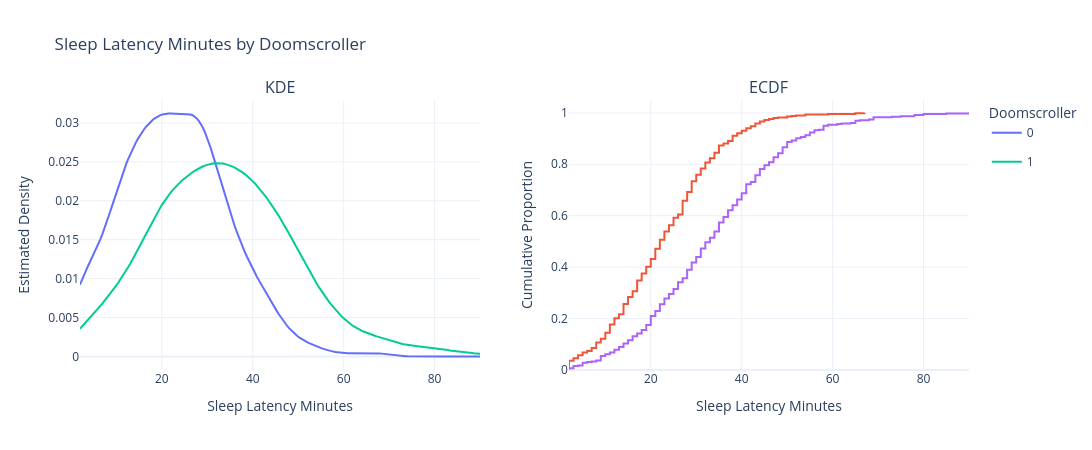
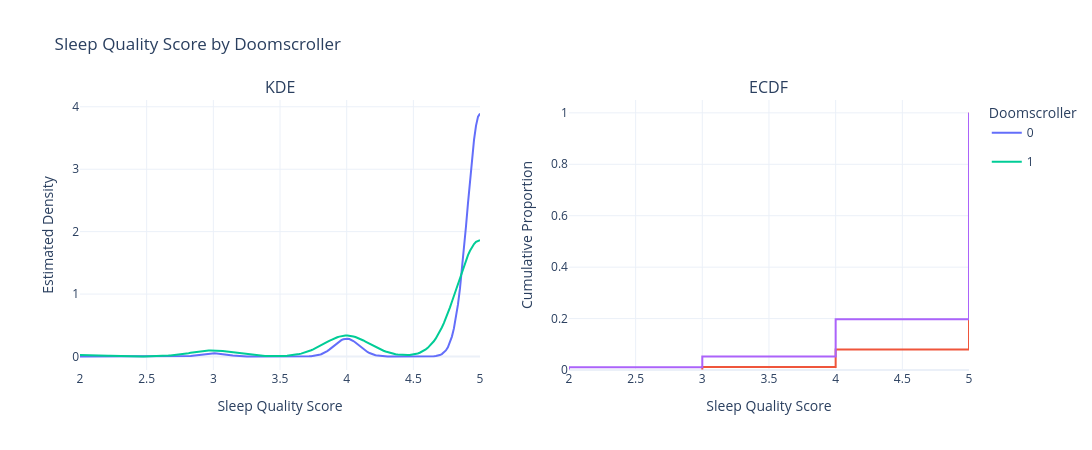
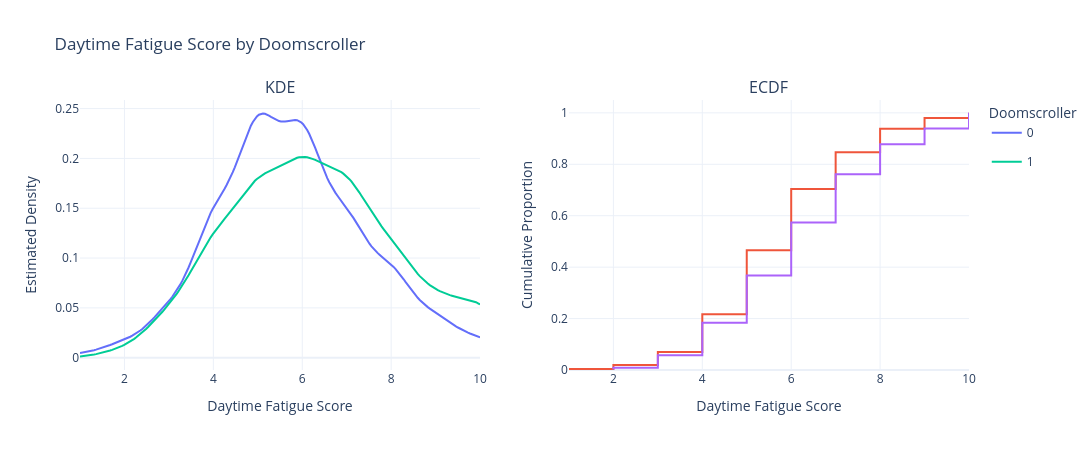
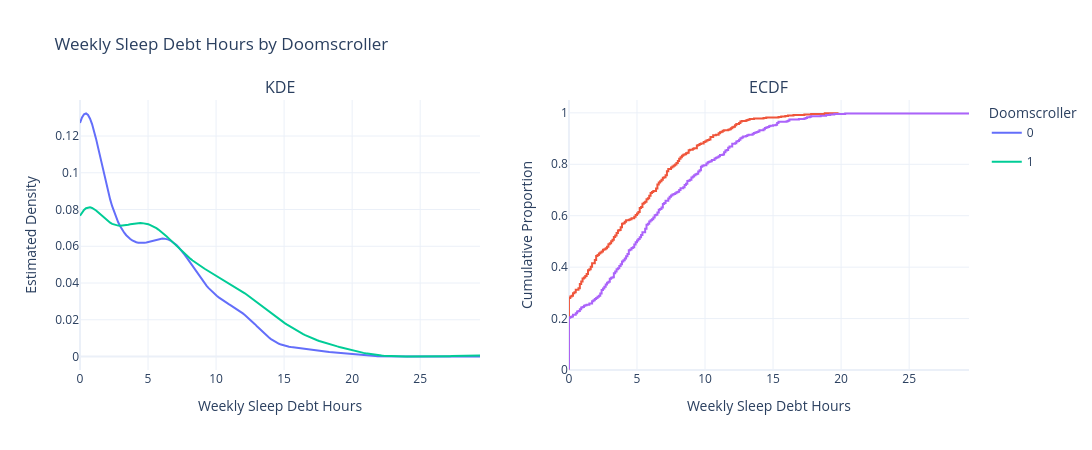

Write notebook code for charts like these, in order.
### Code cell
import numpy as np
import plotly.graph_objects as go
from plotly.subplots import make_subplots
from scipy.stats import gaussian_kde

comparisons = [
    ("sleep_latency_minutes", "doomscroller"),
    ("sleep_quality_score", "doomscroller"),
    ("daytime_fatigue_score", "doomscroller"),
    ("weekly_sleep_debt_hours", "doomscroller"),
    ("bedtime_screen_time_minutes", "sleep_quality_category"),
    ("sleep_hours_per_night", "keeps_phone_in_bedroom"),
    ("sleep_latency_minutes", "uses_night_mode"),
    ("sleep_quality_score", "consumes_negative_news_content")
]

for outcome, group_col in comparisons:

    fig = make_subplots(
        rows=1,
        cols=2,
        subplot_titles=("KDE", "ECDF"),
        horizontal_spacing=0.10
    )

    all_values = df[outcome].dropna()
    grid = np.linspace(all_values.min(), all_values.max(), 200)

    for group, subset in df.groupby(group_col):

        values = subset[outcome].dropna().to_numpy()

        if len(values) == 0:
            continue

        # ECDF: sort values and calculate cumulative proportions
        sorted_values = np.sort(values)
        ecdf_y = np.arange(1, len(values) + 1) / len(values)

        # KDE: only if enough variation exists
        if len(values) >= 2 and np.std(values) > 0:

            kde = gaussian_kde(values)

            fig.add_trace(
                go.Scatter(
                    x=grid,
                    y=kde(grid),
                    mode="lines",
                    name=str(group),
                    legendgroup=str(group)
                ),
                row=1,
                col=1
            )

        # ECDF
        fig.add_trace(
            go.Scatter(
                x=sorted_values,
                y=ecdf_y,
                mode="lines",
                line_shape="hv",
                name=str(group),
                legendgroup=str(group),
                showlegend=False
            ),
            row=1,
            col=2
        )

    fig.update_xaxes(
        title_text=outcome.replace("_", " ").title(),
        row=1, col=1
    )

    fig.update_xaxes(
        title_text=outcome.replace("_", " ").title(),
        row=1, col=2
    )

    fig.update_yaxes(
        title_text="Estimated Density",
        row=1, col=1
    )

    fig.update_yaxes(
        title_text="Cumulative Proportion",
        range=[0, 1.05],
        row=1, col=2
    )

    fig.update_layout(
        title=f"{outcome.replace('_', ' ').title()} by {group_col.replace('_', ' ').title()}",
        legend_title=group_col.replace("_", " ").title(),
        width=1100,
        height=450,
        template="plotly_white"
    )

    fig.show()

### Figure 1 — Plotly figure (JSON) as saved in the notebook; plotly's stock layout.template omitted (floating-point values rounded to 4 significant figures; data arrays with more than 128 entries replaced by an {"elided": "..."} marker saying what was removed)
{"data": [{"legendgroup": "0", "mode": "lines", "name": "0", "type": "scatter", "x": {"elided": "200 float values"}, "xaxis": "x", "y": {"elided": "200 float values"}, "yaxis": "y"}, {"legendgroup": "0", "line": {"shape": "hv"}, "mode": "lines", "name": "0", "showlegend": false, "type": "scatter", "x": {"elided": "503 float values"}, "xaxis": "x2", "y": {"elided": "503 float values"}, "yaxis": "y2"}, {"legendgroup": "1", "mode": "lines", "name": "1", "type": "scatter", "x": {"elided": "200 float values"}, "xaxis": "x", "y": {"elided": "200 float values"}, "yaxis": "y"}, {"legendgroup": "1", "line": {"shape": "hv"}, "mode": "lines", "name": "1", "showlegend": false, "type": "scatter", "x": {"elided": "457 float values"}, "xaxis": "x2", "y": {"elided": "457 float values"}, "yaxis": "y2"}], "layout": {"annotations": [{"font": {"size": 16}, "showarrow": false, "text": "KDE", "x": 0.225, "xanchor": "center", "xref": "paper", "y": 1, "yanchor": "bottom", "yref": "paper"}, {"font": {"size": 16}, "showarrow": false, "text": "ECDF", "x": 0.775, "xanchor": "center", "xref": "paper", "y": 1, "yanchor": "bottom", "yref": "paper"}], "height": 450, "legend": {"title": {"text": "Doomscroller"}}, "title": {"text": "Sleep Latency Minutes by Doomscroller"}, "width": 1100, "xaxis": {"anchor": "y", "domain": [0, 0.45], "title": {"text": "Sleep Latency Minutes"}}, "xaxis2": {"anchor": "y2", "domain": [0.55, 1], "title": {"text": "Sleep Latency Minutes"}}, "yaxis": {"anchor": "x", "domain": [0, 1], "title": {"text": "Estimated Density"}}, "yaxis2": {"anchor": "x2", "domain": [0, 1], "range": [0, 1.05], "title": {"text": "Cumulative Proportion"}}}}

### Figure 2 — Plotly figure (JSON) as saved in the notebook; plotly's stock layout.template omitted (floating-point values rounded to 4 significant figures; data arrays with more than 128 entries replaced by an {"elided": "..."} marker saying what was removed)
{"data": [{"legendgroup": "0", "mode": "lines", "name": "0", "type": "scatter", "x": {"elided": "200 float values"}, "xaxis": "x", "y": {"elided": "200 float values"}, "yaxis": "y"}, {"legendgroup": "0", "line": {"shape": "hv"}, "mode": "lines", "name": "0", "showlegend": false, "type": "scatter", "x": {"elided": "503 float values"}, "xaxis": "x2", "y": {"elided": "503 float values"}, "yaxis": "y2"}, {"legendgroup": "1", "mode": "lines", "name": "1", "type": "scatter", "x": {"elided": "200 float values"}, "xaxis": "x", "y": {"elided": "200 float values"}, "yaxis": "y"}, {"legendgroup": "1", "line": {"shape": "hv"}, "mode": "lines", "name": "1", "showlegend": false, "type": "scatter", "x": {"elided": "457 float values"}, "xaxis": "x2", "y": {"elided": "457 float values"}, "yaxis": "y2"}], "layout": {"annotations": [{"font": {"size": 16}, "showarrow": false, "text": "KDE", "x": 0.225, "xanchor": "center", "xref": "paper", "y": 1, "yanchor": "bottom", "yref": "paper"}, {"font": {"size": 16}, "showarrow": false, "text": "ECDF", "x": 0.775, "xanchor": "center", "xref": "paper", "y": 1, "yanchor": "bottom", "yref": "paper"}], "height": 450, "legend": {"title": {"text": "Doomscroller"}}, "title": {"text": "Sleep Quality Score by Doomscroller"}, "width": 1100, "xaxis": {"anchor": "y", "domain": [0, 0.45], "title": {"text": "Sleep Quality Score"}}, "xaxis2": {"anchor": "y2", "domain": [0.55, 1], "title": {"text": "Sleep Quality Score"}}, "yaxis": {"anchor": "x", "domain": [0, 1], "title": {"text": "Estimated Density"}}, "yaxis2": {"anchor": "x2", "domain": [0, 1], "range": [0, 1.05], "title": {"text": "Cumulative Proportion"}}}}

### Figure 3 — Plotly figure (JSON) as saved in the notebook; plotly's stock layout.template omitted (floating-point values rounded to 4 significant figures; data arrays with more than 128 entries replaced by an {"elided": "..."} marker saying what was removed)
{"data": [{"legendgroup": "0", "mode": "lines", "name": "0", "type": "scatter", "x": {"elided": "200 float values"}, "xaxis": "x", "y": {"elided": "200 float values"}, "yaxis": "y"}, {"legendgroup": "0", "line": {"shape": "hv"}, "mode": "lines", "name": "0", "showlegend": false, "type": "scatter", "x": {"elided": "503 int values"}, "xaxis": "x2", "y": {"elided": "503 float values"}, "yaxis": "y2"}, {"legendgroup": "1", "mode": "lines", "name": "1", "type": "scatter", "x": {"elided": "200 float values"}, "xaxis": "x", "y": {"elided": "200 float values"}, "yaxis": "y"}, {"legendgroup": "1", "line": {"shape": "hv"}, "mode": "lines", "name": "1", "showlegend": false, "type": "scatter", "x": {"elided": "457 int values"}, "xaxis": "x2", "y": {"elided": "457 float values"}, "yaxis": "y2"}], "layout": {"annotations": [{"font": {"size": 16}, "showarrow": false, "text": "KDE", "x": 0.225, "xanchor": "center", "xref": "paper", "y": 1, "yanchor": "bottom", "yref": "paper"}, {"font": {"size": 16}, "showarrow": false, "text": "ECDF", "x": 0.775, "xanchor": "center", "xref": "paper", "y": 1, "yanchor": "bottom", "yref": "paper"}], "height": 450, "legend": {"title": {"text": "Doomscroller"}}, "title": {"text": "Daytime Fatigue Score by Doomscroller"}, "width": 1100, "xaxis": {"anchor": "y", "domain": [0, 0.45], "title": {"text": "Daytime Fatigue Score"}}, "xaxis2": {"anchor": "y2", "domain": [0.55, 1], "title": {"text": "Daytime Fatigue Score"}}, "yaxis": {"anchor": "x", "domain": [0, 1], "title": {"text": "Estimated Density"}}, "yaxis2": {"anchor": "x2", "domain": [0, 1], "range": [0, 1.05], "title": {"text": "Cumulative Proportion"}}}}

### Figure 4 — Plotly figure (JSON) as saved in the notebook; plotly's stock layout.template omitted (floating-point values rounded to 4 significant figures; data arrays with more than 128 entries replaced by an {"elided": "..."} marker saying what was removed)
{"data": [{"legendgroup": "0", "mode": "lines", "name": "0", "type": "scatter", "x": {"elided": "200 float values"}, "xaxis": "x", "y": {"elided": "200 float values"}, "yaxis": "y"}, {"legendgroup": "0", "line": {"shape": "hv"}, "mode": "lines", "name": "0", "showlegend": false, "type": "scatter", "x": {"elided": "503 float values"}, "xaxis": "x2", "y": {"elided": "503 float values"}, "yaxis": "y2"}, {"legendgroup": "1", "mode": "lines", "name": "1", "type": "scatter", "x": {"elided": "200 float values"}, "xaxis": "x", "y": {"elided": "200 float values"}, "yaxis": "y"}, {"legendgroup": "1", "line": {"shape": "hv"}, "mode": "lines", "name": "1", "showlegend": false, "type": "scatter", "x": {"elided": "457 float values"}, "xaxis": "x2", "y": {"elided": "457 float values"}, "yaxis": "y2"}], "layout": {"annotations": [{"font": {"size": 16}, "showarrow": false, "text": "KDE", "x": 0.225, "xanchor": "center", "xref": "paper", "y": 1, "yanchor": "bottom", "yref": "paper"}, {"font": {"size": 16}, "showarrow": false, "text": "ECDF", "x": 0.775, "xanchor": "center", "xref": "paper", "y": 1, "yanchor": "bottom", "yref": "paper"}], "height": 450, "legend": {"title": {"text": "Doomscroller"}}, "title": {"text": "Weekly Sleep Debt Hours by Doomscroller"}, "width": 1100, "xaxis": {"anchor": "y", "domain": [0, 0.45], "title": {"text": "Weekly Sleep Debt Hours"}}, "xaxis2": {"anchor": "y2", "domain": [0.55, 1], "title": {"text": "Weekly Sleep Debt Hours"}}, "yaxis": {"anchor": "x", "domain": [0, 1], "title": {"text": "Estimated Density"}}, "yaxis2": {"anchor": "x2", "domain": [0, 1], "range": [0, 1.05], "title": {"text": "Cumulative Proportion"}}}}
